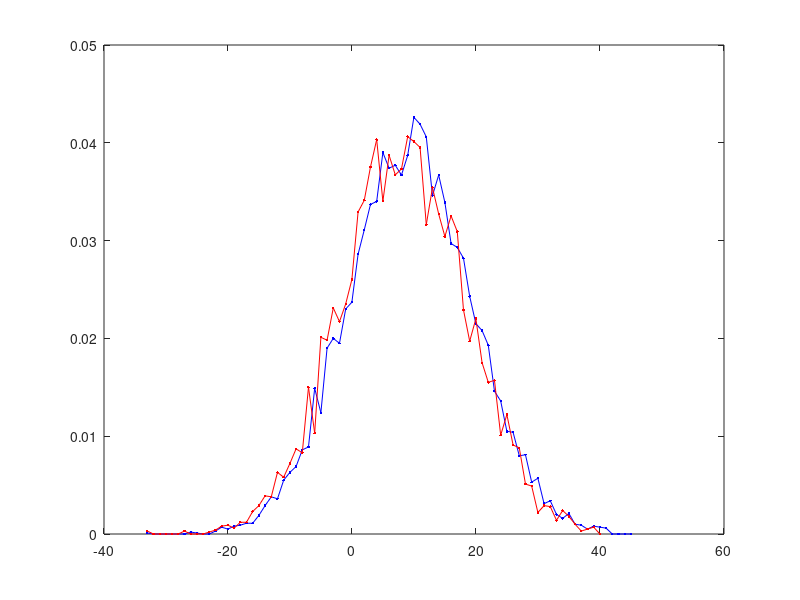
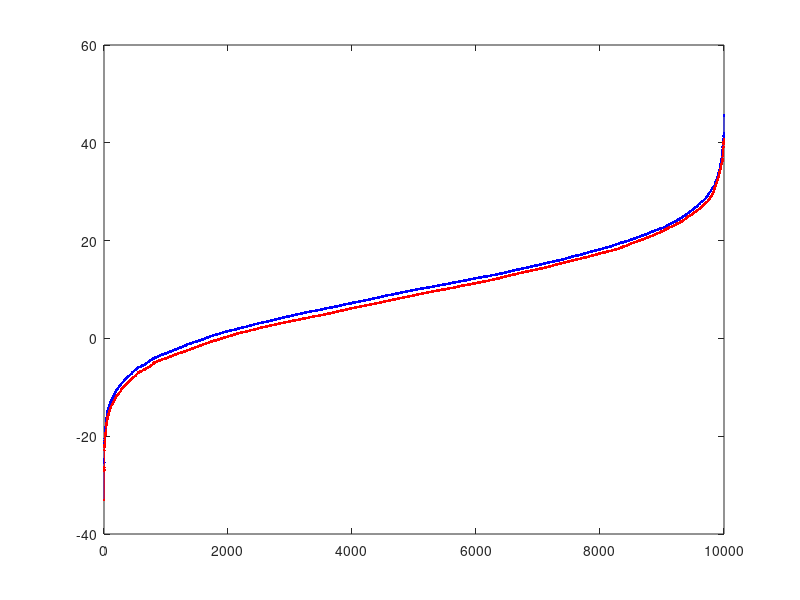
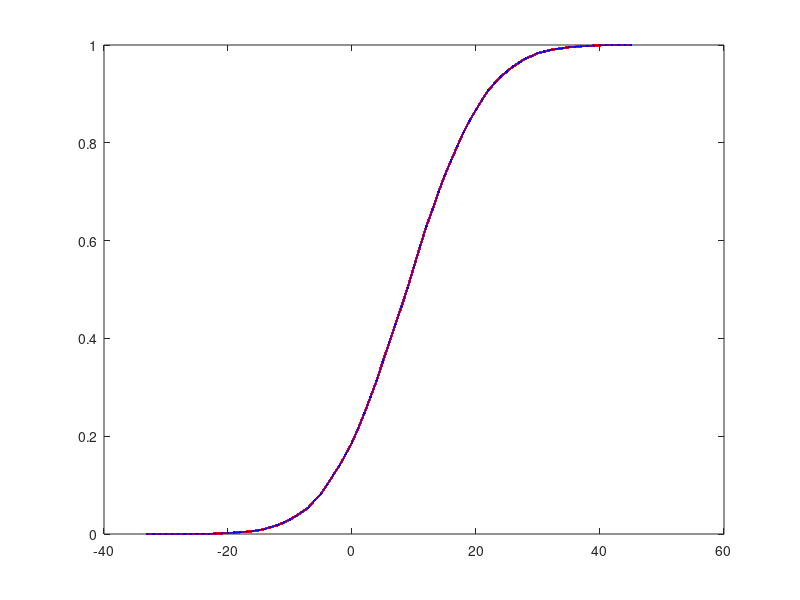

Recreate these plots in MATLAB, in order.
function test_ks    
    x1 = normrnd(10, 10, 10000,1);

    px1 = [min(x1):max(x1)]';
    py1 = histc(x1, px1);
    py1 = py1 / sum(py1);

    % x2 = randpdf(py1, px1, size(x1));
    % x2 = normrnd(10, 2, 100000,1);
    % pdfs = PDFsampler(x1);
    % for i = 1:length(x1)
    %     x2(i) = pdfs.nextRandom;
    % end
    x2 = my_randpdf2(py1, px1, length(x1));

    px2 = [min(x2):max(x2)]';
    py2 = histc(x2, px2);
    py2 = py2 / sum(py2);

    [h, p] = kstest2(x1(randi(length(x1), 1, min(length(x1),1000))), ...
                     x2(randi(length(x1), 1, min(length(x1),1000))))

    
    fh = figure(1); clf;
    plot(px1, py1, '-b.');
    hold on;
    plot(px2, py2, '-r.');
    hold on;

    fh = figure(2); clf;
    plot(sort(x1), '-b.');
    hold on;
    plot(sort(x2), '-r.');
    
end


%% my_pdf_rand
% function [ret] = my_randpdf(py, px, m)
%     scale = 10*m;

%     min_px = min(px);
%     max_px = max(px);
%     itvl = (max_px-min_px) / length(px) / 100;
%     px2 = min_px:itvl:max_px;
%     py2 = interp1(px, py, px2);

%     fh = figure(3); clf;
%     plot(px2, py2, '-r.');
%     hold on;
%     plot(px, py, '-b.');
    

%     pool = [];
%     for i = 1:length(px2)
%         num = round(scale * py2(i));
%         pool = [pool ones(1,num)*px2(i)];
%     end

%     idx = randperm(length(pool), m);
%     ret = pool(idx);
% end

function [ret] = my_randpdf2(py, px, m)
    scale = 10*m;

    pycdf = cumsum(py);

    min_px = min(px);
    max_px = max(px);
    itvl = (max_px-min_px) / length(px) / 100;
    px2 = min_px:itvl:max_px;
    pycdf2 = interp1(px, pycdf, px2);

    fh = figure(3); clf;
    plot(px2, pycdf2, '-r.');
    hold on;
    plot(px, pycdf, '-b.');
    

    % ret_idx = rand(1,m);
    ret_idx = unifrnd(0,1, 1,m);
    idx = [];
    for i = 1:length(ret_idx)
        this_idx = find(pycdf2 > ret_idx(i));
        idx = [idx this_idx(1)];
    end
    ret = px2(idx);
end
